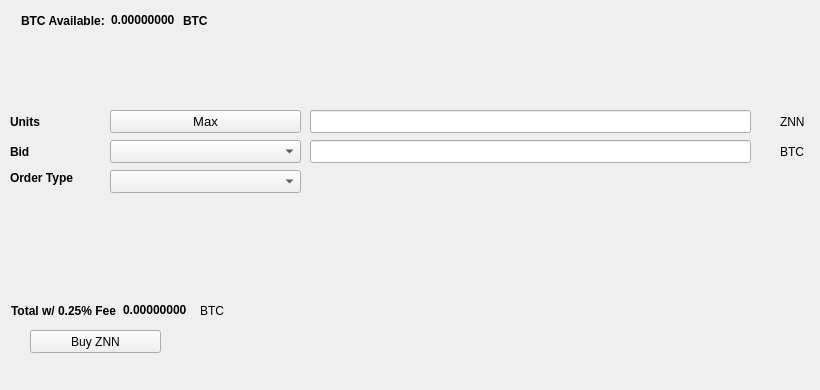
   <widget class="QWidget" name="BuyTab">
    <attribute name="title">
     <string>Buy</string>
    </attribute>
    <widget class="QPushButton" name="BuyZNN">
     <property name="geometry">
      <rect>
       <x>30</x>
       <y>330</y>
       <width>131</width>
       <height>23</height>
      </rect>
     </property>
     <property name="text">
      <string>Buy ZNN</string>
     </property>
     <property name="icon">
      <iconset resource="../Zenon.qrc">
       <normaloff>:/icons/bitcoin</normaloff>:/icons/bitcoin</iconset>
     </property>
    </widget>
    <widget class="QLabel" name="label_3">
     <property name="geometry">
      <rect>
       <x>10</x>
       <y>110</y>
       <width>46</width>
       <height>23</height>
      </rect>
     </property>
     <property name="font">
      <font>
       <weight>75</weight>
       <bold>true</bold>
      </font>
     </property>
     <property name="text">
      <string>Units</string>
     </property>
    </widget>
    <widget class="QLineEdit" name="UnitsInput">
     <property name="geometry">
      <rect>
       <x>310</x>
       <y>110</y>
       <width>441</width>
       <height>23</height>
      </rect>
     </property>
     <property name="font">
      <font>
       <pointsize>9</pointsize>
       <weight>75</weight>
       <bold>true</bold>
      </font>
     </property>
    </widget>
    <widget class="QLineEdit" name="BuyBidPriceEdit">
     <property name="geometry">
      <rect>
       <x>310</x>
       <y>140</y>
       <width>441</width>
       <height>23</height>
      </rect>
     </property>
     <property name="font">
      <font>
       <pointsize>9</pointsize>
       <weight>75</weight>
       <bold>true</bold>
      </font>
     </property>
    </widget>
    <widget class="QLabel" name="label_4">
     <property name="geometry">
      <rect>
       <x>780</x>
       <y>110</y>
       <width>31</width>
       <height>23</height>
      </rect>
     </property>
     <property name="text">
      <string>ZNN</string>
     </property>
    </widget>
    <widget class="QLabel" name="label_5">
     <property name="geometry">
      <rect>
       <x>780</x>
       <y>140</y>
       <width>31</width>
       <height>23</height>
      </rect>
     </property>
     <property name="text">
      <string>BTC</string>
     </property>
    </widget>
    <widget class="QLabel" name="label_6">
     <property name="geometry">
      <rect>
       <x>10</x>
       <y>140</y>
       <width>46</width>
       <height>23</height>
      </rect>
     </property>
     <property name="font">
      <font>
       <weight>75</weight>
       <bold>true</bold>
      </font>
     </property>
     <property name="text">
      <string>Bid</string>
     </property>
    </widget>
    <widget class="QLabel" name="label_7">
     <property name="geometry">
      <rect>
       <x>10</x>
       <y>170</y>
       <width>91</width>
       <height>16</height>
      </rect>
     </property>
     <property name="font">
      <font>
       <weight>75</weight>
       <bold>true</bold>
      </font>
     </property>
     <property name="text">
      <string>Order Type</string>
     </property>
    </widget>
    <widget class="QPushButton" name="Buy_Max_Amount">
     <property name="geometry">
      <rect>
       <x>110</x>
       <y>110</y>
       <width>191</width>
       <height>23</height>
      </rect>
     </property>
     <property name="font">
      <font>
       <pointsize>10</pointsize>
      </font>
     </property>
     <property name="text">
      <string>Max</string>
     </property>
    </widget>
    <widget class="QComboBox" name="BuyBidcomboBox">
     <property name="geometry">
      <rect>
       <x>110</x>
       <y>140</y>
       <width>191</width>
       <height>23</height>
      </rect>
     </property>
     <property name="font">
      <font>
       <pointsize>10</pointsize>
      </font>
     </property>
    </widget>
    <widget class="QComboBox" name="buyOrdertypeCombo">
     <property name="geometry">
      <rect>
       <x>110</x>
       <y>170</y>
       <width>191</width>
       <height>23</height>
      </rect>
     </property>
     <property name="font">
      <font>
       <pointsize>10</pointsize>
      </font>
     </property>
    </widget>
    <widget class="QWidget" name="layoutWidget1">
     <property name="geometry">
      <rect>
       <x>21</x>
       <y>11</y>
       <width>227</width>
       <height>19</height>
      </rect>
     </property>
     <layout class="QHBoxLayout" name="horizontalLayout_3">
      <item>
       <widget class="QLabel" name="label232">
        <property name="font">
         <font>
          <weight>75</weight>
          <bold>true</bold>
         </font>
        </property>
        <property name="text">
         <string>BTC Available:</string>
        </property>
       </widget>
      </item>
      <item>
       <widget class="QLabel" name="BtcAvailableLbl">
        <property name="palette">
         <palette>
          <active>
           <colorrole role="WindowText">
            <brush brushstyle="SolidPattern">
             <color alpha="255">
              <red>0</red>
              <green>0</green>
              <blue>0</blue>
             </color>
            </brush>
           </colorrole>
           <colorrole role="Button">
            <brush brushstyle="SolidPattern">
             <color alpha="255">
              <red>0</red>
              <green>170</green>
              <blue>0</blue>
             </color>
            </brush>
           </colorrole>
           <colorrole role="Light">
            <brush brushstyle="SolidPattern">
             <color alpha="255">
              <red>0</red>
              <green>255</green>
              <blue>0</blue>
             </color>
            </brush>
           </colorrole>
           <colorrole role="Midlight">
            <brush brushstyle="SolidPattern">
             <color alpha="255">
              <red>0</red>
              <green>212</green>
              <blue>0</blue>
             </color>
            </brush>
           </colorrole>
           <colorrole role="Dark">
            <brush brushstyle="SolidPattern">
             <color alpha="255">
              <red>0</red>
              <green>85</green>
              <blue>0</blue>
             </color>
            </brush>
           </colorrole>
           <colorrole role="Mid">
            <brush brushstyle="SolidPattern">
             <color alpha="255">
              <red>0</red>
              <green>113</green>
              <blue>0</blue>
             </color>
            </brush>
           </colorrole>
           <colorrole role="Text">
            <brush brushstyle="SolidPattern">
             <color alpha="255">
              <red>0</red>
              <green>170</green>
              <blue>0</blue>
             </color>
            </brush>
           </colorrole>
           <colorrole role="BrightText">
            <brush brushstyle="SolidPattern">
             <color alpha="255">
              <red>255</red>
              <green>255</green>
              <blue>255</blue>
             </color>
            </brush>
           </colorrole>
           <colorrole role="ButtonText">
            <brush brushstyle="SolidPattern">
             <color alpha="255">
              <red>0</red>
              <green>0</green>
              <blue>0</blue>
             </color>
            </brush>
           </colorrole>
           <colorrole role="Base">
            <brush brushstyle="SolidPattern">
             <color alpha="255">
              <red>255</red>
              <green>255</green>
              <blue>255</blue>
             </color>
            </brush>
           </colorrole>
           <colorrole role="Window">
            <brush brushstyle="SolidPattern">
             <color alpha="255">
              <red>0</red>
              <green>170</green>
              <blue>0</blue>
             </color>
            </brush>
           </colorrole>
           <colorrole role="Shadow">
            <brush brushstyle="SolidPattern">
             <color alpha="255">
              <red>0</red>
              <green>0</green>
              <blue>0</blue>
             </color>
            </brush>
           </colorrole>
           <colorrole role="AlternateBase">
            <brush brushstyle="SolidPattern">
             <color alpha="255">
              <red>127</red>
              <green>212</green>
              <blue>127</blue>
             </color>
            </brush>
           </colorrole>
           <colorrole role="ToolTipBase">
            <brush brushstyle="SolidPattern">
             <color alpha="255">
              <red>255</red>
              <green>255</green>
              <blue>220</blue>
             </color>
            </brush>
           </colorrole>
           <colorrole role="ToolTipText">
            <brush brushstyle="SolidPattern">
             <color alpha="255">
              <red>0</red>
              <green>0</green>
              <blue>0</blue>
             </color>
            </brush>
           </colorrole>
          </active>
          <inactive>
           <colorrole role="WindowText">
            <brush brushstyle="SolidPattern">
             <color alpha="255">
              <red>0</red>
              <green>0</green>
              <blue>0</blue>
             </color>
            </brush>
           </colorrole>
           <colorrole role="Button">
            <brush brushstyle="SolidPattern">
             <color alpha="255">
              <red>0</red>
              <green>170</green>
              <blue>0</blue>
             </color>
            </brush>
           </colorrole>
           <colorrole role="Light">
            <brush brushstyle="SolidPattern">
             <color alpha="255">
              <red>0</red>
              <green>255</green>
              <blue>0</blue>
             </color>
            </brush>
           </colorrole>
           <colorrole role="Midlight">
            <brush brushstyle="SolidPattern">
             <color alpha="255">
              <red>0</red>
              <green>212</green>
              <blue>0</blue>
             </color>
            </brush>
           </colorrole>
           <colorrole role="Dark">
            <brush brushstyle="SolidPattern">
             <color alpha="255">
              <red>0</red>
              <green>85</green>
              <blue>0</blue>
             </color>
            </brush>
           </colorrole>
           <colorrole role="Mid">
            <brush brushstyle="SolidPattern">
             <color alpha="255">
              <red>0</red>
              <green>113</green>
              <blue>0</blue>
             </color>
            </brush>
           </colorrole>
           <colorrole role="Text">
            <brush brushstyle="SolidPattern">
             <color alpha="255">
              <red>0</red>
              <green>170</green>
              <blue>0</blue>
             </color>
            </brush>
           </colorrole>
           <colorrole role="BrightText">
            <brush brushstyle="SolidPattern">
             <color alpha="255">
              <red>255</red>
              <green>255</green>
              <blue>255</blue>
             </color>
            </brush>
           </colorrole>
           <colorrole role="ButtonText">
            <brush brushstyle="SolidPattern">
             <color alpha="255">
              <red>0</red>
              <green>0</green>
              <blue>0</blue>
             </color>
            </brush>
           </colorrole>
           <colorrole role="Base">
            <brush brushstyle="SolidPattern">
             <color alpha="255">
              <red>255</red>
              <green>255</green>
              <blue>255</blue>
             </color>
            </brush>
           </colorrole>
           <colorrole role="Window">
            <brush brushstyle="SolidPattern">
             <color alpha="255">
              <red>0</red>
              <green>170</green>
              <blue>0</blue>
             </color>
            </brush>
           </colorrole>
           <colorrole role="Shadow">
            <brush brushstyle="SolidPattern">
             <color alpha="255">
              <red>0</red>
              <green>0</green>
              <blue>0</blue>
             </color>
            </brush>
           </colorrole>
           <colorrole role="AlternateBase">
            <brush brushstyle="SolidPattern">
             <color alpha="255">
              <red>127</red>
              <green>212</green>
              <blue>127</blue>
             </color>
            </brush>
           </colorrole>
           <colorrole role="ToolTipBase">
            <brush brushstyle="SolidPattern">
             <color alpha="255">
              <red>255</red>
              <green>255</green>
              <blue>220</blue>
             </color>
            </brush>
           </colorrole>
           <colorrole role="ToolTipText">
            <brush brushstyle="SolidPattern">
             <color alpha="255">
              <red>0</red>
              <green>0</green>
              <blue>0</blue>
             </color>
            </brush>
           </colorrole>
          </inactive>
          <disabled>
           <colorrole role="WindowText">
            <brush brushstyle="SolidPattern">
             <color alpha="255">
              <red>0</red>
              <green>85</green>
              <blue>0</blue>
             </color>
            </brush>
           </colorrole>
           <colorrole role="Button">
            <brush brushstyle="SolidPattern">
             <color alpha="255">
              <red>0</red>
              <green>170</green>
              <blue>0</blue>
             </color>
            </brush>
           </colorrole>
           <colorrole role="Light">
            <brush brushstyle="SolidPattern">
             <color alpha="255">
              <red>0</red>
              <green>255</green>
              <blue>0</blue>
             </color>
            </brush>
           </colorrole>
           <colorrole role="Midlight">
            <brush brushstyle="SolidPattern">
             <color alpha="255">
              <red>0</red>
              <green>212</green>
              <blue>0</blue>
             </color>
            </brush>
           </colorrole>
           <colorrole role="Dark">
            <brush brushstyle="SolidPattern">
             <color alpha="255">
              <red>0</red>
              <green>85</green>
              <blue>0</blue>
             </color>
            </brush>
           </colorrole>
           <colorrole role="Mid">
            <brush brushstyle="SolidPattern">
             <color alpha="255">
              <red>0</red>
              <green>113</green>
              <blue>0</blue>
             </color>
            </brush>
           </colorrole>
           <colorrole role="Text">
            <brush brushstyle="SolidPattern">
             <color alpha="255">
              <red>0</red>
              <green>85</green>
              <blue>0</blue>
             </color>
            </brush>
           </colorrole>
           <colorrole role="BrightText">
            <brush brushstyle="SolidPattern">
             <color alpha="255">
              <red>255</red>
              <green>255</green>
              <blue>255</blue>
             </color>
            </brush>
           </colorrole>
           <colorrole role="ButtonText">
            <brush brushstyle="SolidPattern">
             <color alpha="255">
              <red>0</red>
              <green>85</green>
              <blue>0</blue>
             </color>
            </brush>
           </colorrole>
           <colorrole role="Base">
            <brush brushstyle="SolidPattern">
             <color alpha="255">
              <red>0</red>
              <green>170</green>
              <blue>0</blue>
             </color>
            </brush>
           </colorrole>
           <colorrole role="Window">
            <brush brushstyle="SolidPattern">
             <color alpha="255">
              <red>0</red>
              <green>170</green>
              <blue>0</blue>
             </color>
            </brush>
           </colorrole>
           <colorrole role="Shadow">
            <brush brushstyle="SolidPattern">
             <color alpha="255">
              <red>0</red>
              <green>0</green>
              <blue>0</blue>
             </color>
            </brush>
           </colorrole>
           <colorrole role="AlternateBase">
            <brush brushstyle="SolidPattern">
             <color alpha="255">
              <red>0</red>
              <green>170</green>
              <blue>0</blue>
             </color>
            </brush>
           </colorrole>
           <colorrole role="ToolTipBase">
            <brush brushstyle="SolidPattern">
             <color alpha="255">
              <red>255</red>
              <green>255</green>
              <blue>220</blue>
             </color>
            </brush>
           </colorrole>
           <colorrole role="ToolTipText">
            <brush brushstyle="SolidPattern">
             <color alpha="255">
              <red>0</red>
              <green>0</green>
              <blue>0</blue>
             </color>
            </brush>
           </colorrole>
          </disabled>
         </palette>
        </property>
        <property name="font">
         <font>
          <weight>75</weight>
          <bold>true</bold>
         </font>
        </property>
        <property name="text">
         <string>0.00000000</string>
        </property>
        <property name="textInteractionFlags">
         <set>Qt::LinksAccessibleByMouse|Qt::TextSelectableByKeyboard|Qt::TextSelectableByMouse</set>
        </property>
       </widget>
      </item>
      <item>
       <widget class="QLabel" name="BtcAvailableLbl_2">
        <property name="font">
         <font>
          <weight>75</weight>
          <bold>true</bold>
         </font>
        </property>
        <property name="text">
         <string>BTC</string>
        </property>
       </widget>
      </item>
     </layout>
    </widget>
    <widget class="QWidget" name="layoutWidge2">
     <property name="geometry">
      <rect>
       <x>11</x>
       <y>301</y>
       <width>259</width>
       <height>19</height>
      </rect>
     </property>
     <layout class="QHBoxLayout" name="horizontalLayout_4">
      <item>
       <widget class="QLabel" name="label_9">
        <property name="font">
         <font>
          <weight>75</weight>
          <bold>true</bold>
         </font>
        </property>
        <property name="text">
         <string>Total w/ 0.25% Fee</string>
        </property>
       </widget>
      </item>
      <item>
       <widget class="QLabel" name="BuyCostLabel">
        <property name="palette">
         <palette>
          <active>
           <colorrole role="WindowText">
            <brush brushstyle="SolidPattern">
             <color alpha="255">
              <red>0</red>
              <green>0</green>
              <blue>0</blue>
             </color>
            </brush>
           </colorrole>
           <colorrole role="Button">
            <brush brushstyle="SolidPattern">
             <color alpha="255">
              <red>0</red>
              <green>170</green>
              <blue>0</blue>
             </color>
            </brush>
           </colorrole>
           <colorrole role="Light">
            <brush brushstyle="SolidPattern">
             <color alpha="255">
              <red>0</red>
              <green>255</green>
              <blue>0</blue>
             </color>
            </brush>
           </colorrole>
           <colorrole role="Midlight">
            <brush brushstyle="SolidPattern">
             <color alpha="255">
              <red>0</red>
              <green>212</green>
              <blue>0</blue>
             </color>
            </brush>
           </colorrole>
           <colorrole role="Dark">
            <brush brushstyle="SolidPattern">
             <color alpha="255">
              <red>0</red>
              <green>85</green>
              <blue>0</blue>
             </color>
            </brush>
           </colorrole>
           <colorrole role="Mid">
            <brush brushstyle="SolidPattern">
             <color alpha="255">
              <red>0</red>
              <green>113</green>
              <blue>0</blue>
             </color>
            </brush>
           </colorrole>
           <colorrole role="Text">
            <brush brushstyle="SolidPattern">
             <color alpha="255">
              <red>0</red>
              <green>170</green>
              <blue>0</blue>
             </color>
            </brush>
           </colorrole>
           <colorrole role="BrightText">
            <brush brushstyle="SolidPattern">
             <color alpha="255">
              <red>255</red>
              <green>255</green>
              <blue>255</blue>
             </color>
            </brush>
           </colorrole>
           <colorrole role="ButtonText">
            <brush brushstyle="SolidPattern">
             <color alpha="255">
              <red>0</red>
              <green>0</green>
              <blue>0</blue>
             </color>
            </brush>
           </colorrole>
           <colorrole role="Base">
            <brush brushstyle="SolidPattern">
             <color alpha="255">
              <red>255</red>
              <green>255</green>
              <blue>255</blue>
             </color>
            </brush>
           </colorrole>
           <colorrole role="Window">
            <brush brushstyle="SolidPattern">
             <color alpha="255">
              <red>0</red>
              <green>170</green>
              <blue>0</blue>
             </color>
            </brush>
           </colorrole>
           <colorrole role="Shadow">
            <brush brushstyle="SolidPattern">
             <color alpha="255">
              <red>0</red>
              <green>0</green>
              <blue>0</blue>
             </color>
            </brush>
           </colorrole>
           <colorrole role="AlternateBase">
            <brush brushstyle="SolidPattern">
             <color alpha="255">
              <red>127</red>
              <green>212</green>
              <blue>127</blue>
             </color>
            </brush>
           </colorrole>
           <colorrole role="ToolTipBase">
            <brush brushstyle="SolidPattern">
             <color alpha="255">
              <red>255</red>
              <green>255</green>
              <blue>220</blue>
             </color>
            </brush>
           </colorrole>
           <colorrole role="ToolTipText">
            <brush brushstyle="SolidPattern">
             <color alpha="255">
              <red>0</red>
              <green>0</green>
              <blue>0</blue>
             </color>
            </brush>
           </colorrole>
          </active>
          <inactive>
           <colorrole role="WindowText">
            <brush brushstyle="SolidPattern">
             <color alpha="255">
              <red>0</red>
              <green>0</green>
              <blue>0</blue>
             </color>
            </brush>
           </colorrole>
           <colorrole role="Button">
            <brush brushstyle="SolidPattern">
             <color alpha="255">
              <red>0</red>
              <green>170</green>
              <blue>0</blue>
             </color>
            </brush>
           </colorrole>
           <colorrole role="Light">
            <brush brushstyle="SolidPattern">
             <color alpha="255">
              <red>0</red>
              <green>255</green>
              <blue>0</blue>
             </color>
            </brush>
           </colorrole>
           <colorrole role="Midlight">
            <brush brushstyle="SolidPattern">
             <color alpha="255">
              <red>0</red>
              <green>212</green>
              <blue>0</blue>
             </color>
            </brush>
           </colorrole>
           <colorrole role="Dark">
            <brush brushstyle="SolidPattern">
             <color alpha="255">
              <red>0</red>
              <green>85</green>
              <blue>0</blue>
             </color>
            </brush>
           </colorrole>
           <colorrole role="Mid">
            <brush brushstyle="SolidPattern">
             <color alpha="255">
              <red>0</red>
              <green>113</green>
              <blue>0</blue>
             </color>
            </brush>
           </colorrole>
           <colorrole role="Text">
            <brush brushstyle="SolidPattern">
             <color alpha="255">
              <red>0</red>
              <green>170</green>
              <blue>0</blue>
             </color>
            </brush>
           </colorrole>
           <colorrole role="BrightText">
            <brush brushstyle="SolidPattern">
             <color alpha="255">
              <red>255</red>
              <green>255</green>
              <blue>255</blue>
             </color>
            </brush>
           </colorrole>
           <colorrole role="ButtonText">
            <brush brushstyle="SolidPattern">
             <color alpha="255">
              <red>0</red>
              <green>0</green>
              <blue>0</blue>
             </color>
            </brush>
           </colorrole>
           <colorrole role="Base">
            <brush brushstyle="SolidPattern">
             <color alpha="255">
              <red>255</red>
              <green>255</green>
              <blue>255</blue>
             </color>
            </brush>
           </colorrole>
           <colorrole role="Window">
            <brush brushstyle="SolidPattern">
             <color alpha="255">
              <red>0</red>
              <green>170</green>
              <blue>0</blue>
             </color>
            </brush>
           </colorrole>
           <colorrole role="Shadow">
            <brush brushstyle="SolidPattern">
             <color alpha="255">
              <red>0</red>
              <green>0</green>
              <blue>0</blue>
             </color>
            </brush>
           </colorrole>
           <colorrole role="AlternateBase">
            <brush brushstyle="SolidPattern">
             <color alpha="255">
              <red>127</red>
              <green>212</green>
              <blue>127</blue>
             </color>
            </brush>
           </colorrole>
           <colorrole role="ToolTipBase">
            <brush brushstyle="SolidPattern">
             <color alpha="255">
              <red>255</red>
              <green>255</green>
              <blue>220</blue>
             </color>
            </brush>
           </colorrole>
           <colorrole role="ToolTipText">
            <brush brushstyle="SolidPattern">
             <color alpha="255">
              <red>0</red>
              <green>0</green>
              <blue>0</blue>
             </color>
            </brush>
           </colorrole>
          </inactive>
          <disabled>
           <colorrole role="WindowText">
            <brush brushstyle="SolidPattern">
             <color alpha="255">
              <red>0</red>
              <green>85</green>
              <blue>0</blue>
             </color>
            </brush>
           </colorrole>
           <colorrole role="Button">
            <brush brushstyle="SolidPattern">
             <color alpha="255">
              <red>0</red>
              <green>170</green>
              <blue>0</blue>
             </color>
            </brush>
           </colorrole>
           <colorrole role="Light">
            <brush brushstyle="SolidPattern">
             <color alpha="255">
              <red>0</red>
              <green>255</green>
              <blue>0</blue>
             </color>
            </brush>
           </colorrole>
           <colorrole role="Midlight">
            <brush brushstyle="SolidPattern">
             <color alpha="255">
              <red>0</red>
              <green>212</green>
              <blue>0</blue>
             </color>
            </brush>
           </colorrole>
           <colorrole role="Dark">
            <brush brushstyle="SolidPattern">
             <color alpha="255">
              <red>0</red>
              <green>85</green>
              <blue>0</blue>
             </color>
            </brush>
           </colorrole>
           <colorrole role="Mid">
            <brush brushstyle="SolidPattern">
             <color alpha="255">
              <red>0</red>
              <green>113</green>
              <blue>0</blue>
             </color>
            </brush>
           </colorrole>
           <colorrole role="Text">
            <brush brushstyle="SolidPattern">
             <color alpha="255">
              <red>0</red>
              <green>85</green>
              <blue>0</blue>
             </color>
            </brush>
           </colorrole>
           <colorrole role="BrightText">
            <brush brushstyle="SolidPattern">
             <color alpha="255">
              <red>255</red>
              <green>255</green>
              <blue>255</blue>
             </color>
            </brush>
           </colorrole>
           <colorrole role="ButtonText">
            <brush brushstyle="SolidPattern">
             <color alpha="255">
              <red>0</red>
              <green>85</green>
              <blue>0</blue>
             </color>
            </brush>
           </colorrole>
           <colorrole role="Base">
            <brush brushstyle="SolidPattern">
             <color alpha="255">
              <red>0</red>
              <green>170</green>
              <blue>0</blue>
             </color>
            </brush>
           </colorrole>
           <colorrole role="Window">
            <brush brushstyle="SolidPattern">
             <color alpha="255">
              <red>0</red>
              <green>170</green>
              <blue>0</blue>
             </color>
            </brush>
           </colorrole>
           <colorrole role="Shadow">
            <brush brushstyle="SolidPattern">
             <color alpha="255">
              <red>0</red>
              <green>0</green>
              <blue>0</blue>
             </color>
            </brush>
           </colorrole>
           <colorrole role="AlternateBase">
            <brush brushstyle="SolidPattern">
             <color alpha="255">
              <red>0</red>
              <green>170</green>
              <blue>0</blue>
             </color>
            </brush>
           </colorrole>
           <colorrole role="ToolTipBase">
            <brush brushstyle="SolidPattern">
             <color alpha="255">
              <red>255</red>
              <green>255</green>
              <blue>220</blue>
             </color>
            </brush>
           </colorrole>
           <colorrole role="ToolTipText">
            <brush brushstyle="SolidPattern">
             <color alpha="255">
              <red>0</red>
              <green>0</green>
              <blue>0</blue>
             </color>
            </brush>
           </colorrole>
          </disabled>
         </palette>
        </property>
        <property name="font">
         <font>
          <weight>75</weight>
          <bold>true</bold>
         </font>
        </property>
        <property name="autoFillBackground">
         <bool>false</bool>
        </property>
        <property name="text">
         <string>0.00000000</string>
        </property>
        <property name="textInteractionFlags">
         <set>Qt::LinksAccessibleByMouse|Qt::TextSelectableByMouse</set>
        </property>
       </widget>
      </item>
      <item>
       <widget class="QLabel" name="label_10">
        <property name="font">
         <font>
          <weight>50</weight>
          <bold>false</bold>
         </font>
        </property>
        <property name="text">
         <string>BTC</string>
        </property>
       </widget>
      </item>
     </layout>
    </widget>
    <widget class="QLabel" name="label_24">
     <property name="geometry">
      <rect>
       <x>460</x>
       <y>300</y>
       <width>281</width>
       <height>81</height>
      </rect>
     </property>
     <property name="text">
      <string/>
     </property>
     <property name="pixmap">
      <pixmap>:/images/bittrex</pixmap>
     </property>
    </widget>
   </widget>
